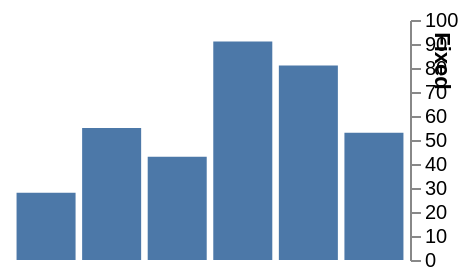

Express this chart as Vega-Lite.
### Vega specification from a JSON file in a GitHub repository (floating-point values rounded to 4 significant figures)
{"width": 200, "height": 120, "padding": 5, "data": [{"name": "t", "values": [{"a": "Alpha", "b": 28, "c": "x", "d": 1}, {"a": "Bravo", "b": 55, "c": "y", "d": 2}, {"a": "Charlie", "b": 43, "c": "x", "d": 3}, {"a": "Delta", "b": 91, "c": "z", "d": 4}, {"a": "Echo", "b": 81, "c": "y", "d": 5}, {"a": "Foxtrot", "b": 53, "c": "z", "d": 6}]}], "scales": [{"name": "x", "type": "band", "domain": {"data": "t", "field": "a"}, "range": "width", "padding": 0.1}, {"name": "y", "type": "linear", "domain": {"data": "t", "field": "b"}, "range": "height", "nice": true}, {"name": "color", "type": "ordinal", "domain": {"data": "t", "field": "c"}, "range": {"scheme": "category10"}}, {"name": "ramp", "type": "linear", "domain": {"data": "t", "field": "d"}, "range": {"scheme": "blues"}}, {"name": "size", "type": "linear", "domain": {"data": "t", "field": "b"}, "range": [10, 200]}, {"name": "shape", "type": "ordinal", "domain": {"data": "t", "field": "c"}, "range": "symbol"}, {"name": "quant", "type": "quantize", "domain": [0, 100], "range": {"scheme": "greens", "count": 4}}], "marks": [{"type": "rect", "from": {"data": "t"}, "encode": {"enter": {"x": {"scale": "x", "field": "a"}, "width": {"scale": "x", "band": 1}, "y": {"scale": "y", "field": "b"}, "y2": {"scale": "y", "value": 0}}}}], "axes": [{"orient": "right", "scale": "y", "title": "Fixed", "titleX": 10, "titleY": 20}]}
